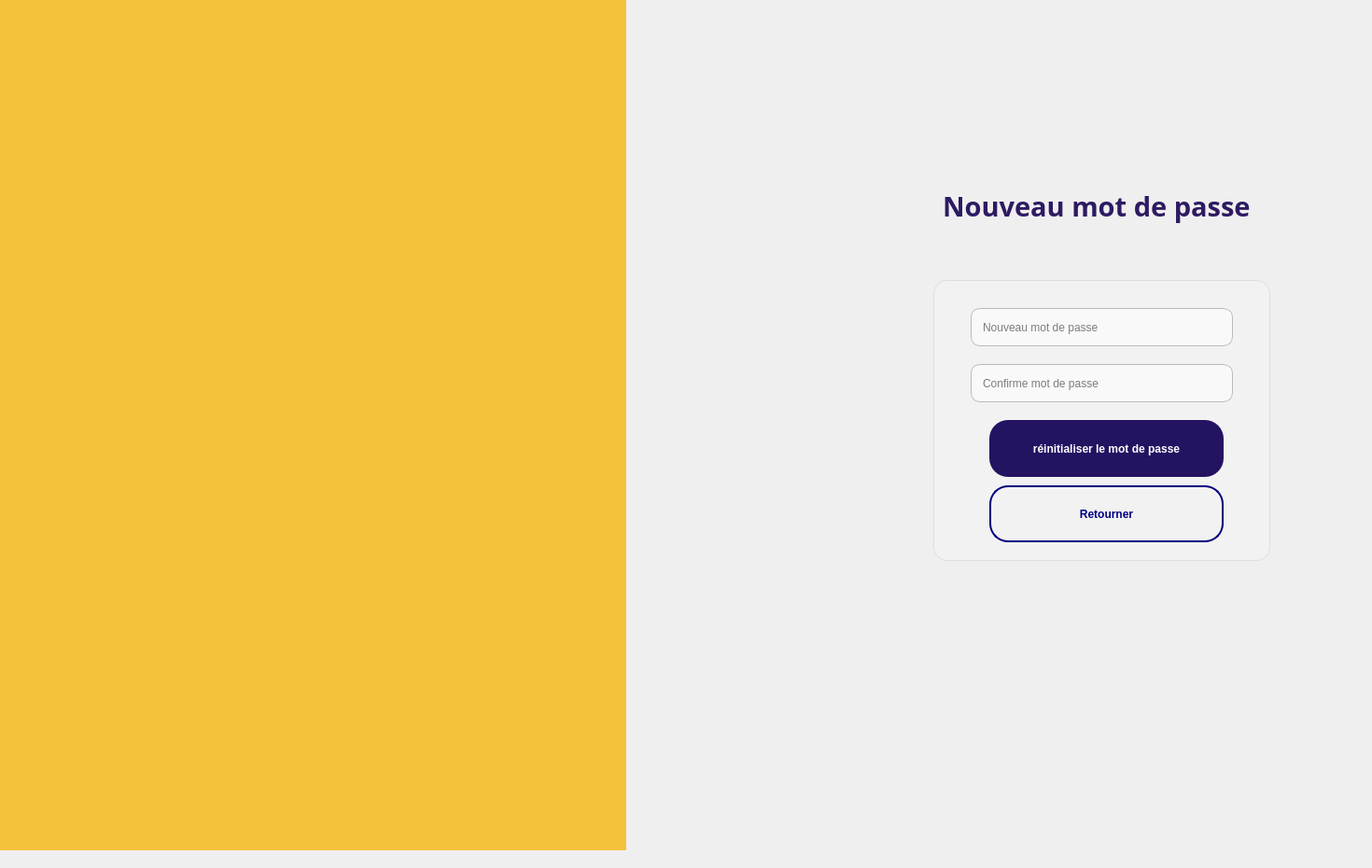
    <widget class="QWidget" name="page_8">
     <widget class="QFrame" name="frame_4">
      <property name="geometry">
       <rect>
        <x>1000</x>
        <y>300</y>
        <width>361</width>
        <height>301</height>
       </rect>
      </property>
      <property name="styleSheet">
       <string notr="true">QFrame {
    background-color:#F2F2F2;
    border-radius: 15px;
    border: 1px solid #ddd;
    box-shadow: 0px 4px 12px rgba(0,0,0,0.2); /* only works in Qt6 with QSS extensions */
}
</string>
      </property>
      <property name="frameShape">
       <enum>QFrame::Shape::NoFrame</enum>
      </property>
      <property name="frameShadow">
       <enum>QFrame::Shadow::Raised</enum>
      </property>
      <widget class="QPushButton" name="return_4">
       <property name="geometry">
        <rect>
         <x>60</x>
         <y>220</y>
         <width>251</width>
         <height>61</height>
        </rect>
       </property>
       <property name="styleSheet">
        <string notr="true">QPushButton {
    background-color: transparent;
    color: navy;
    border: 2px solid navy;
    border-radius: 20px;
    padding: 10px 20px;
    font-weight: bold;
}
QPushButton:hover {
    background-color: rgba(0,0,128,0.1);
}</string>
       </property>
       <property name="text">
        <string>Retourner</string>
       </property>
      </widget>
      <widget class="QPushButton" name="resetpass">
       <property name="geometry">
        <rect>
         <x>60</x>
         <y>150</y>
         <width>251</width>
         <height>61</height>
        </rect>
       </property>
       <property name="styleSheet">
        <string notr="true">QPushButton {
    background-color: #241361;
    color: white;
    border-radius: 20px;
    padding: 10px 20px;
    font-weight: bold;
}
QPushButton:hover {
    background-color: #000080;
}</string>
       </property>
       <property name="text">
        <string>réinitialiser le mot de passe</string>
       </property>
      </widget>
      <widget class="QLineEdit" name="newpass">
       <property name="geometry">
        <rect>
         <x>40</x>
         <y>30</y>
         <width>281</width>
         <height>41</height>
        </rect>
       </property>
       <property name="styleSheet">
        <string notr="true">QLineEdit {
    background: #f9f9f9;

    border: 1px solid #bbb;
    border-radius: 10px;
    padding: 6px 10px;
	color:black
}
QLineEdit:focus {
    border: 1px solid #5c6bc0; /* highlight on focus */
    background: #fff;
}</string>
       </property>
       <property name="placeholderText">
        <string>Nouveau mot de passe</string>
       </property>
      </widget>
      <widget class="QLineEdit" name="confirmpass">
       <property name="geometry">
        <rect>
         <x>40</x>
         <y>90</y>
         <width>281</width>
         <height>41</height>
        </rect>
       </property>
       <property name="styleSheet">
        <string notr="true">QLineEdit {
    background: #f9f9f9;

    border: 1px solid #bbb;
    border-radius: 10px;
    padding: 6px 10px;
	color:black
}
QLineEdit:focus {
    border: 1px solid #5c6bc0; /* highlight on focus */
    background: #fff;
}</string>
       </property>
       <property name="placeholderText">
        <string>Confirme mot de passe</string>
       </property>
      </widget>
     </widget>
     <widget class="QLabel" name="label_55">
      <property name="geometry">
       <rect>
        <x>1010</x>
        <y>170</y>
        <width>451</width>
        <height>101</height>
       </rect>
      </property>
      <property name="font">
       <font>
        <family>Poppins</family>
        <pointsize>22</pointsize>
        <bold>true</bold>
       </font>
      </property>
      <property name="styleSheet">
       <string notr="true">color: rgb(46, 26, 98);</string>
      </property>
      <property name="text">
       <string>Nouveau mot de passe</string>
      </property>
     </widget>
     <widget class="QWidget" name="widget_9" native="true">
      <property name="geometry">
       <rect>
        <x>-60</x>
        <y>-10</y>
        <width>731</width>
        <height>921</height>
       </rect>
      </property>
      <property name="styleSheet">
       <string notr="true">background-color: #F5C23C</string>
      </property>
      <widget class="QLabel" name="label_53">
       <property name="geometry">
        <rect>
         <x>200</x>
         <y>330</y>
         <width>361</width>
         <height>241</height>
        </rect>
       </property>
       <property name="text">
        <string/>
       </property>
       <property name="pixmap">
        <pixmap>:/pic/pic/logo login.png</pixmap>
       </property>
      </widget>
      <widget class="QLabel" name="label_54">
       <property name="geometry">
        <rect>
         <x>130</x>
         <y>240</y>
         <width>521</width>
         <height>411</height>
        </rect>
       </property>
       <property name="text">
        <string/>
       </property>
       <property name="pixmap">
        <pixmap resource="resources.qrc">:/images/hlow.png</pixmap>
       </property>
       <property name="scaledContents">
        <bool>true</bool>
       </property>
      </widget>
     </widget>
    </widget>
